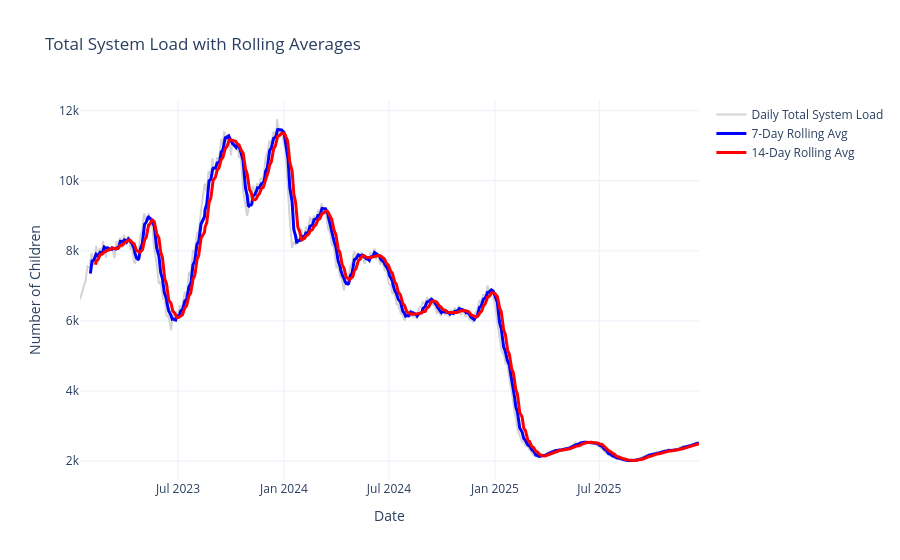

Source (notebook cell):
### Markdown cell above
# System Load Trend

### Code cell
fig = go.Figure()

fig.add_trace(
    go.Scatter(
        x=df["date"],
        y=df["total_system_load"],
        mode="lines",
        name="Daily Total System Load",
        line=dict(color="lightgray"),
    )
)

fig.add_trace(
    go.Scatter(
        x=df["date"],
        y=df["total_load_7d_avg"],
        mode="lines",
        name="7-Day Rolling Avg",
        line=dict(color="blue", width=3),
    )
)

fig.add_trace(
    go.Scatter(
        x=df["date"],
        y=df["total_load_14d_avg"],
        mode="lines",
        name="14-Day Rolling Avg",
        line=dict(color="red", width=3),
    )
)

fig.update_layout(
    title="Total System Load with Rolling Averages",
    xaxis_title="Date",
    yaxis_title="Number of Children",
    template="plotly_white",
)

fig.show()

### Figure 1 — Plotly figure (JSON) as saved in the notebook; plotly's stock layout.template omitted (floating-point values rounded to 4 significant figures; data arrays with more than 128 entries replaced by an {"elided": "..."} marker saying what was removed)
{"data": [{"line": {"color": "lightgray"}, "mode": "lines", "name": "Daily Total System Load", "type": "scatter", "x": {"elided": "720 str values"}, "y": {"elided": "720 float values"}}, {"line": {"color": "blue", "width": 3}, "mode": "lines", "name": "7-Day Rolling Avg", "type": "scatter", "x": {"elided": "720 str values"}, "y": {"elided": "720 float values"}}, {"line": {"color": "red", "width": 3}, "mode": "lines", "name": "14-Day Rolling Avg", "type": "scatter", "x": {"elided": "720 str values"}, "y": {"elided": "720 float values"}}], "layout": {"title": {"text": "Total System Load with Rolling Averages"}, "xaxis": {"title": {"text": "Date"}}, "yaxis": {"title": {"text": "Number of Children"}}}}
